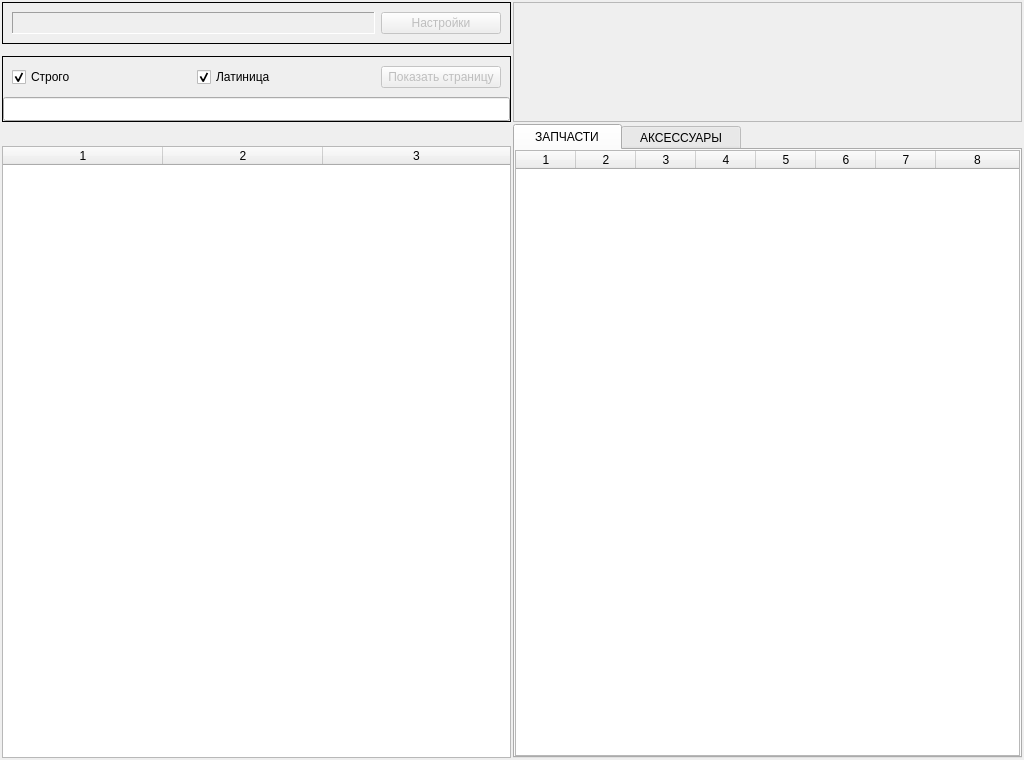
<?xml version="1.0" encoding="UTF-8"?>
<ui version="4.0">
 <class>MainWindow</class>
 <widget class="QMainWindow" name="MainWindow">
  <property name="geometry">
   <rect>
    <x>0</x>
    <y>0</y>
    <width>1024</width>
    <height>760</height>
   </rect>
  </property>
  <property name="windowTitle">
   <string>MainWindow</string>
  </property>
  <widget class="QWidget" name="centralwidget">
   <layout class="QVBoxLayout" name="verticalLayout">
    <property name="spacing">
     <number>2</number>
    </property>
    <property name="leftMargin">
     <number>2</number>
    </property>
    <property name="topMargin">
     <number>2</number>
    </property>
    <property name="rightMargin">
     <number>2</number>
    </property>
    <property name="bottomMargin">
     <number>2</number>
    </property>
    <item>
     <widget class="QWidget" name="HEAD" native="true">
      <property name="sizePolicy">
       <sizepolicy hsizetype="Preferred" vsizetype="Fixed">
        <horstretch>0</horstretch>
        <verstretch>120</verstretch>
       </sizepolicy>
      </property>
      <property name="minimumSize">
       <size>
        <width>0</width>
        <height>120</height>
       </size>
      </property>
      <property name="maximumSize">
       <size>
        <width>16777215</width>
        <height>120</height>
       </size>
      </property>
      <layout class="QHBoxLayout" name="horizontalLayout">
       <property name="spacing">
        <number>2</number>
       </property>
       <property name="leftMargin">
        <number>0</number>
       </property>
       <property name="topMargin">
        <number>0</number>
       </property>
       <property name="rightMargin">
        <number>0</number>
       </property>
       <property name="bottomMargin">
        <number>0</number>
       </property>
       <item>
        <widget class="QWidget" name="widget_3" native="true">
         <property name="sizePolicy">
          <sizepolicy hsizetype="Expanding" vsizetype="Expanding">
           <horstretch>0</horstretch>
           <verstretch>0</verstretch>
          </sizepolicy>
         </property>
         <layout class="QVBoxLayout" name="verticalLayout_3">
          <property name="spacing">
           <number>2</number>
          </property>
          <property name="leftMargin">
           <number>0</number>
          </property>
          <property name="topMargin">
           <number>0</number>
          </property>
          <property name="rightMargin">
           <number>0</number>
          </property>
          <property name="bottomMargin">
           <number>0</number>
          </property>
          <item>
           <widget class="QFrame" name="frame">
            <property name="frameShape">
             <enum>QFrame::Box</enum>
            </property>
            <property name="frameShadow">
             <enum>QFrame::Plain</enum>
            </property>
            <property name="lineWidth">
             <number>1</number>
            </property>
            <layout class="QHBoxLayout" name="horizontalLayout_5">
             <property name="leftMargin">
              <number>9</number>
             </property>
             <property name="topMargin">
              <number>9</number>
             </property>
             <property name="rightMargin">
              <number>9</number>
             </property>
             <property name="bottomMargin">
              <number>9</number>
             </property>
             <item>
              <widget class="QLabel" name="price_name">
               <property name="font">
                <font>
                 <pointsize>9</pointsize>
                </font>
               </property>
               <property name="frameShape">
                <enum>QFrame::Panel</enum>
               </property>
               <property name="frameShadow">
                <enum>QFrame::Sunken</enum>
               </property>
               <property name="text">
                <string/>
               </property>
               <property name="alignment">
                <set>Qt::AlignCenter</set>
               </property>
              </widget>
             </item>
             <item>
              <widget class="QPushButton" name="pushButton_2">
               <property name="enabled">
                <bool>false</bool>
               </property>
               <property name="maximumSize">
                <size>
                 <width>120</width>
                 <height>16777215</height>
                </size>
               </property>
               <property name="sizeIncrement">
                <size>
                 <width>120</width>
                 <height>0</height>
                </size>
               </property>
               <property name="text">
                <string>Настройки</string>
               </property>
              </widget>
             </item>
            </layout>
           </widget>
          </item>
          <item>
           <spacer name="verticalSpacer_2">
            <property name="orientation">
             <enum>Qt::Vertical</enum>
            </property>
            <property name="sizeHint" stdset="0">
             <size>
              <width>20</width>
              <height>40</height>
             </size>
            </property>
           </spacer>
          </item>
          <item>
           <widget class="QFrame" name="frame_2">
            <property name="frameShape">
             <enum>QFrame::Box</enum>
            </property>
            <property name="frameShadow">
             <enum>QFrame::Plain</enum>
            </property>
            <layout class="QVBoxLayout" name="verticalLayout_7">
             <property name="spacing">
              <number>0</number>
             </property>
             <property name="leftMargin">
              <number>0</number>
             </property>
             <property name="topMargin">
              <number>0</number>
             </property>
             <property name="rightMargin">
              <number>0</number>
             </property>
             <property name="bottomMargin">
              <number>0</number>
             </property>
             <item>
              <widget class="QFrame" name="frame">
               <property name="frameShape">
                <enum>QFrame::NoFrame</enum>
               </property>
               <property name="frameShadow">
                <enum>QFrame::Plain</enum>
               </property>
               <property name="lineWidth">
                <number>1</number>
               </property>
               <layout class="QHBoxLayout" name="horizontalLayout_4">
                <property name="leftMargin">
                 <number>9</number>
                </property>
                <property name="topMargin">
                 <number>9</number>
                </property>
                <property name="rightMargin">
                 <number>9</number>
                </property>
                <property name="bottomMargin">
                 <number>9</number>
                </property>
                <item>
                 <widget class="QCheckBox" name="chb_search_strict">
                  <property name="text">
                   <string>Строго</string>
                  </property>
                  <property name="checked">
                   <bool>true</bool>
                  </property>
                 </widget>
                </item>
                <item>
                 <widget class="QCheckBox" name="chb_search_eng">
                  <property name="text">
                   <string>Латиница</string>
                  </property>
                  <property name="checked">
                   <bool>true</bool>
                  </property>
                 </widget>
                </item>
                <item>
                 <widget class="QPushButton" name="pushButton">
                  <property name="enabled">
                   <bool>false</bool>
                  </property>
                  <property name="maximumSize">
                   <size>
                    <width>120</width>
                    <height>16777215</height>
                   </size>
                  </property>
                  <property name="sizeIncrement">
                   <size>
                    <width>120</width>
                    <height>0</height>
                   </size>
                  </property>
                  <property name="text">
                   <string>Показать страницу</string>
                  </property>
                  <property name="autoDefault">
                   <bool>false</bool>
                  </property>
                  <property name="default">
                   <bool>false</bool>
                  </property>
                  <property name="flat">
                   <bool>false</bool>
                  </property>
                 </widget>
                </item>
               </layout>
              </widget>
             </item>
             <item>
              <widget class="QLineEdit" name="input_search">
               <property name="sizePolicy">
                <sizepolicy hsizetype="Expanding" vsizetype="Fixed">
                 <horstretch>0</horstretch>
                 <verstretch>0</verstretch>
                </sizepolicy>
               </property>
               <property name="minimumSize">
                <size>
                 <width>0</width>
                 <height>24</height>
                </size>
               </property>
               <property name="maximumSize">
                <size>
                 <width>16777215</width>
                 <height>24</height>
                </size>
               </property>
               <property name="font">
                <font>
                 <pointsize>16</pointsize>
                 <weight>75</weight>
                 <bold>true</bold>
                </font>
               </property>
               <property name="layoutDirection">
                <enum>Qt::LeftToRight</enum>
               </property>
               <property name="autoFillBackground">
                <bool>false</bool>
               </property>
               <property name="maxLength">
                <number>255</number>
               </property>
               <property name="alignment">
                <set>Qt::AlignCenter</set>
               </property>
              </widget>
             </item>
            </layout>
           </widget>
          </item>
         </layout>
         <zorder>frame</zorder>
         <zorder>verticalSpacer_2</zorder>
         <zorder>frame_2</zorder>
        </widget>
       </item>
       <item>
        <widget class="QScrollArea" name="scroll_models">
         <property name="widgetResizable">
          <bool>true</bool>
         </property>
         <property name="alignment">
          <set>Qt::AlignBottom|Qt::AlignLeading|Qt::AlignLeft</set>
         </property>
         <widget class="QWidget" name="scroll_models_layout">
          <property name="geometry">
           <rect>
            <x>0</x>
            <y>0</y>
            <width>507</width>
            <height>118</height>
           </rect>
          </property>
          <property name="font">
           <font>
            <pointsize>9</pointsize>
            <weight>50</weight>
            <bold>false</bold>
           </font>
          </property>
          <layout class="QVBoxLayout" name="verticalLayout_2">
           <property name="spacing">
            <number>0</number>
           </property>
           <property name="leftMargin">
            <number>0</number>
           </property>
           <property name="topMargin">
            <number>0</number>
           </property>
           <property name="rightMargin">
            <number>0</number>
           </property>
           <property name="bottomMargin">
            <number>0</number>
           </property>
          </layout>
         </widget>
        </widget>
       </item>
      </layout>
     </widget>
    </item>
    <item>
     <widget class="QWidget" name="BODY" native="true">
      <layout class="QHBoxLayout" name="horizontalLayout_3">
       <property name="spacing">
        <number>2</number>
       </property>
       <property name="leftMargin">
        <number>0</number>
       </property>
       <property name="topMargin">
        <number>0</number>
       </property>
       <property name="rightMargin">
        <number>0</number>
       </property>
       <property name="bottomMargin">
        <number>0</number>
       </property>
       <item>
        <widget class="QWidget" name="price_widget" native="true">
         <layout class="QVBoxLayout" name="verticalLayout_4">
          <property name="spacing">
           <number>2</number>
          </property>
          <property name="leftMargin">
           <number>0</number>
          </property>
          <property name="topMargin">
           <number>0</number>
          </property>
          <property name="rightMargin">
           <number>0</number>
          </property>
          <property name="bottomMargin">
           <number>0</number>
          </property>
          <item>
           <widget class="QWidget" name="model_widget" native="true">
            <property name="sizePolicy">
             <sizepolicy hsizetype="Preferred" vsizetype="Preferred">
              <horstretch>0</horstretch>
              <verstretch>20</verstretch>
             </sizepolicy>
            </property>
            <property name="minimumSize">
             <size>
              <width>0</width>
              <height>20</height>
             </size>
            </property>
            <property name="maximumSize">
             <size>
              <width>16777215</width>
              <height>20</height>
             </size>
            </property>
            <layout class="QHBoxLayout" name="horizontalLayout_2">
             <property name="leftMargin">
              <number>0</number>
             </property>
             <property name="topMargin">
              <number>0</number>
             </property>
             <property name="rightMargin">
              <number>0</number>
             </property>
             <property name="bottomMargin">
              <number>0</number>
             </property>
             <item>
              <widget class="QLabel" name="model_lable">
               <property name="maximumSize">
                <size>
                 <width>16777215</width>
                 <height>16777215</height>
                </size>
               </property>
               <property name="font">
                <font>
                 <pointsize>9</pointsize>
                 <weight>75</weight>
                 <bold>true</bold>
                </font>
               </property>
               <property name="text">
                <string/>
               </property>
               <property name="alignment">
                <set>Qt::AlignCenter</set>
               </property>
              </widget>
             </item>
            </layout>
           </widget>
          </item>
          <item>
           <widget class="QTableWidget" name="table_left">
            <property name="maximumSize">
             <size>
              <width>16777215</width>
              <height>16777215</height>
             </size>
            </property>
            <property name="horizontalScrollBarPolicy">
             <enum>Qt::ScrollBarAlwaysOff</enum>
            </property>
            <property name="sizeAdjustPolicy">
             <enum>QAbstractScrollArea::AdjustIgnored</enum>
            </property>
            <property name="editTriggers">
             <set>QAbstractItemView::NoEditTriggers</set>
            </property>
            <property name="alternatingRowColors">
             <bool>false</bool>
            </property>
            <property name="selectionMode">
             <enum>QAbstractItemView::SingleSelection</enum>
            </property>
            <property name="selectionBehavior">
             <enum>QAbstractItemView::SelectRows</enum>
            </property>
            <property name="gridStyle">
             <enum>Qt::SolidLine</enum>
            </property>
            <property name="columnCount">
             <number>3</number>
            </property>
            <attribute name="horizontalHeaderVisible">
             <bool>true</bool>
            </attribute>
            <attribute name="horizontalHeaderCascadingSectionResizes">
             <bool>false</bool>
            </attribute>
            <attribute name="horizontalHeaderMinimumSectionSize">
             <number>14</number>
            </attribute>
            <attribute name="horizontalHeaderDefaultSectionSize">
             <number>160</number>
            </attribute>
            <attribute name="horizontalHeaderStretchLastSection">
             <bool>true</bool>
            </attribute>
            <attribute name="verticalHeaderVisible">
             <bool>false</bool>
            </attribute>
            <attribute name="verticalHeaderCascadingSectionResizes">
             <bool>false</bool>
            </attribute>
            <attribute name="verticalHeaderMinimumSectionSize">
             <number>14</number>
            </attribute>
            <attribute name="verticalHeaderDefaultSectionSize">
             <number>14</number>
            </attribute>
            <column/>
            <column/>
            <column/>
           </widget>
          </item>
         </layout>
        </widget>
       </item>
       <item>
        <widget class="QTabWidget" name="tab_widget">
         <property name="tabShape">
          <enum>QTabWidget::Rounded</enum>
         </property>
         <property name="currentIndex">
          <number>0</number>
         </property>
         <widget class="QWidget" name="tab_3">
          <property name="sizePolicy">
           <sizepolicy hsizetype="Expanding" vsizetype="Expanding">
            <horstretch>0</horstretch>
            <verstretch>0</verstretch>
           </sizepolicy>
          </property>
          <property name="minimumSize">
           <size>
            <width>0</width>
            <height>0</height>
           </size>
          </property>
          <property name="maximumSize">
           <size>
            <width>16777215</width>
            <height>16777215</height>
           </size>
          </property>
          <attribute name="title">
           <string>   ЗАПЧАСТИ   </string>
          </attribute>
          <layout class="QVBoxLayout" name="verticalLayout_5">
           <property name="leftMargin">
            <number>0</number>
           </property>
           <property name="topMargin">
            <number>0</number>
           </property>
           <property name="rightMargin">
            <number>0</number>
           </property>
           <property name="bottomMargin">
            <number>0</number>
           </property>
           <item>
            <widget class="QTableWidget" name="table_parts">
             <property name="maximumSize">
              <size>
               <width>16777215</width>
               <height>16777215</height>
              </size>
             </property>
             <property name="horizontalScrollBarPolicy">
              <enum>Qt::ScrollBarAlwaysOff</enum>
             </property>
             <property name="sizeAdjustPolicy">
              <enum>QAbstractScrollArea::AdjustIgnored</enum>
             </property>
             <property name="autoScrollMargin">
              <number>16</number>
             </property>
             <property name="editTriggers">
              <set>QAbstractItemView::NoEditTriggers</set>
             </property>
             <property name="selectionMode">
              <enum>QAbstractItemView::SingleSelection</enum>
             </property>
             <property name="selectionBehavior">
              <enum>QAbstractItemView::SelectRows</enum>
             </property>
             <property name="columnCount">
              <number>8</number>
             </property>
             <attribute name="horizontalHeaderCascadingSectionResizes">
              <bool>false</bool>
             </attribute>
             <attribute name="horizontalHeaderMinimumSectionSize">
              <number>14</number>
             </attribute>
             <attribute name="horizontalHeaderDefaultSectionSize">
              <number>60</number>
             </attribute>
             <attribute name="horizontalHeaderStretchLastSection">
              <bool>true</bool>
             </attribute>
             <attribute name="verticalHeaderVisible">
              <bool>false</bool>
             </attribute>
             <attribute name="verticalHeaderMinimumSectionSize">
              <number>14</number>
             </attribute>
             <attribute name="verticalHeaderDefaultSectionSize">
              <number>14</number>
             </attribute>
             <column/>
             <column/>
             <column/>
             <column/>
             <column/>
             <column/>
             <column/>
             <column/>
            </widget>
           </item>
          </layout>
         </widget>
         <widget class="QWidget" name="tab_4">
          <attribute name="title">
           <string>  АКСЕССУАРЫ  </string>
          </attribute>
          <layout class="QVBoxLayout" name="verticalLayout_6">
           <property name="leftMargin">
            <number>0</number>
           </property>
           <property name="topMargin">
            <number>0</number>
           </property>
           <property name="rightMargin">
            <number>0</number>
           </property>
           <property name="bottomMargin">
            <number>0</number>
           </property>
           <item>
            <widget class="QTableWidget" name="table_accesory">
             <property name="maximumSize">
              <size>
               <width>16777215</width>
               <height>16777215</height>
              </size>
             </property>
             <property name="horizontalScrollBarPolicy">
              <enum>Qt::ScrollBarAlwaysOff</enum>
             </property>
             <property name="sizeAdjustPolicy">
              <enum>QAbstractScrollArea::AdjustIgnored</enum>
             </property>
             <property name="autoScrollMargin">
              <number>16</number>
             </property>
             <property name="editTriggers">
              <set>QAbstractItemView::NoEditTriggers</set>
             </property>
             <property name="selectionMode">
              <enum>QAbstractItemView::SingleSelection</enum>
             </property>
             <property name="selectionBehavior">
              <enum>QAbstractItemView::SelectRows</enum>
             </property>
             <property name="columnCount">
              <number>8</number>
             </property>
             <attribute name="horizontalHeaderCascadingSectionResizes">
              <bool>false</bool>
             </attribute>
             <attribute name="horizontalHeaderMinimumSectionSize">
              <number>14</number>
             </attribute>
             <attribute name="horizontalHeaderDefaultSectionSize">
              <number>60</number>
             </attribute>
             <attribute name="horizontalHeaderStretchLastSection">
              <bool>true</bool>
             </attribute>
             <attribute name="verticalHeaderVisible">
              <bool>false</bool>
             </attribute>
             <attribute name="verticalHeaderMinimumSectionSize">
              <number>14</number>
             </attribute>
             <attribute name="verticalHeaderDefaultSectionSize">
              <number>14</number>
             </attribute>
             <column/>
             <column/>
             <column/>
             <column/>
             <column/>
             <column/>
             <column/>
             <column/>
            </widget>
           </item>
          </layout>
         </widget>
        </widget>
       </item>
      </layout>
     </widget>
    </item>
   </layout>
  </widget>
 </widget>
 <resources/>
 <connections/>
</ui>
